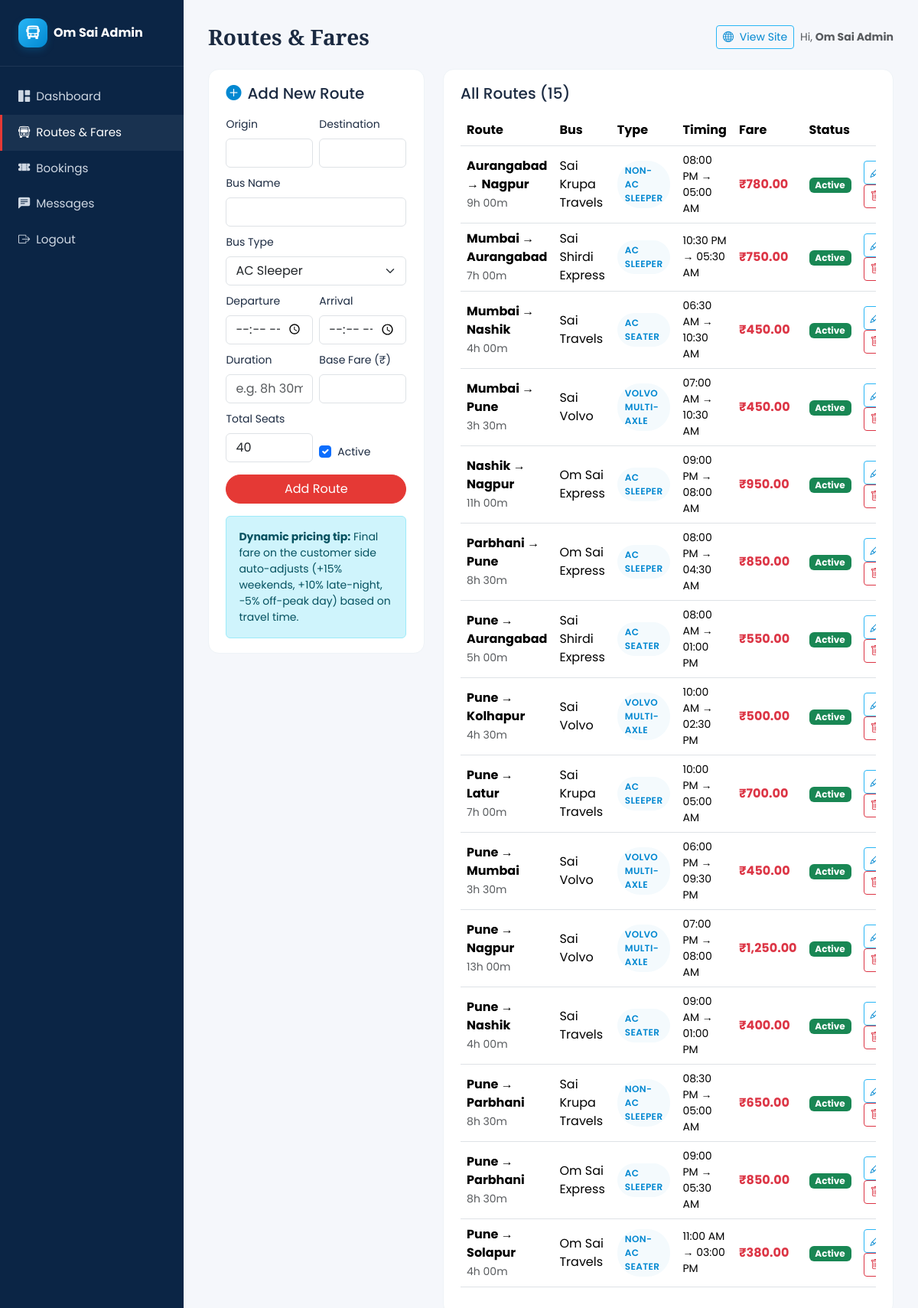
The page /admin/routes.php (signed in) on the database its author committed.
### tables this page shows
CREATE TABLE routes (
    id INT AUTO_INCREMENT PRIMARY KEY,
    origin VARCHAR(80) NOT NULL,
    destination VARCHAR(80) NOT NULL,
    bus_name VARCHAR(120) NOT NULL,
    bus_type ENUM('AC Sleeper','Non-AC Sleeper','AC Seater','Non-AC Seater','Volvo Multi-Axle') NOT NULL,
    departure_time TIME NOT NULL,
    arrival_time TIME NOT NULL,
    duration VARCHAR(20) NOT NULL,
    fare DECIMAL(10,2) NOT NULL,
    total_seats INT NOT NULL DEFAULT 40,
    active TINYINT(1) NOT NULL DEFAULT 1,
    created_at TIMESTAMP DEFAULT CURRENT_TIMESTAMP
);

### includes/functions.php (called while the page is built, shortened)
<?php
function e($v) {
    return htmlspecialchars($v ?? '', ENT_QUOTES, 'UTF-8');
}
function rupees($v) {
    return '₹' . number_format((float)$v, 2);
}
function fmt_time($t) {
    return date('h:i A', strtotime($t));
}

### admin/routes.php (the view, shortened to what this page needs)
<?php
require_once __DIR__ . '/../includes/db.php';
require_once __DIR__ . '/../includes/functions.php';
$page_title = 'Routes & Fares';
$editing = null;
$routes = $pdo->query("SELECT * FROM routes ORDER BY origin, destination, departure_time")->fetchAll();
include __DIR__ . '/_header.php';
?>
<div class="row g-4">
  <div class="col-xl-4">
    <div class="bus-card">
      <h5 class="mb-3"><i class="bi bi-<?= $editing?'pencil-square':'plus-circle-fill' ?> text-primary me-2"></i><?= $editing?'Edit Route':'Add New Route' ?></h5>
      <form method="post" class="row g-2">
        <div class="col-6"><label class="form-label small">Origin</label>
          <input name="origin" class="form-control" required value="<?= e($editing['origin'] ?? '') ?>"></div>
        <div class="col-6"><label class="form-label small">Destination</label>
          <input name="destination" class="form-control" required value="<?= e($editing['destination'] ?? '') ?>"></div>
        <div class="col-12"><label class="form-label small">Bus Name</label>
          <input name="bus_name" class="form-control" required value="<?= e($editing['bus_name'] ?? '') ?>"></div>
        <div class="col-12"><label class="form-label small">Bus Type</label>
          <select name="bus_type" class="form-select" required>
            <?php foreach (['AC Sleeper','Non-AC Sleeper','AC Seater','Non-AC Seater','Volvo Multi-Axle'] as $t): ?>
              <option <?= ($editing['bus_type'] ?? '')===$t?'selected':'' ?>><?= $t ?></option>
            <?php endforeach; ?>
          </select></div>
        <div class="col-6"><label class="form-label small">Departure</label>
          <input type="time" name="departure_time" class="form-control" required value="<?= e($editing['departure_time'] ?? '') ?>"></div>
        <div class="col-6"><label class="form-label small">Arrival</label>
          <input type="time" name="arrival_time" class="form-control" required value="<?= e($editing['arrival_time'] ?? '') ?>"></div>
        <div class="col-6"><label class="form-label small">Duration</label>
          <input name="duration" class="form-control" placeholder="e.g. 8h 30m" required value="<?= e($editing['duration'] ?? '') ?>"></div>
        <div class="col-6"><label class="form-label small">Base Fare (₹)</label>
          <input type="number" step="0.01" name="fare" class="form-control" required value="<?= e($editing['fare'] ?? '') ?>"></div>
        <div class="col-6"><label class="form-label small">Total Seats</label>
          <input type="number" name="total_seats" class="form-control" required value="<?= e($editing['total_seats'] ?? 40) ?>"></div>
        <div class="col-6 d-flex align-items-end">
          <div class="form-check">
            <input type="checkbox" name="active" id="active" class="form-check-input" <?= (!$editing || $editing['active'])?'checked':'' ?>>
            <label for="active" class="form-check-label small">Active</label>
          </div>
        </div>
        <div class="col-12 d-grid mt-3">
          <button class="btn btn-danger rounded-pill"><?= $editing?'Update Route':'Add Route' ?></button>
        </div>
      </form>
      <div class="alert alert-info small mt-3 mb-0">
        <strong>Dynamic pricing tip:</strong> Final fare on the customer side auto-adjusts (+15% weekends, +10% late-night, −5% off-peak day) based on travel time.
      </div>
    </div>
  </div>
  <div class="col-xl-8">
    <div class="bus-card">
      <h5 class="mb-3">All Routes (<?= count($routes) ?>)</h5>
      <div class="table-responsive">
        <table class="table table-hover align-middle">
          <thead><tr><th>Route</th><th>Bus</th><th>Type</th><th>Timing</th><th>Fare</th><th>Status</th><th></th></tr></thead>
          <tbody>
            <?php foreach ($routes as $r): ?>
              <tr>
                <td><strong><?= e($r['origin']) ?> &rarr; <?= e($r['destination']) ?></strong><br><small class="text-muted"><?= e($r['duration']) ?></small></td>
                <td><?= e($r['bus_name']) ?></td>
                <td><span class="bus-type"><?= e($r['bus_type']) ?></span></td>
                <td class="small"><?= fmt_time($r['departure_time']) ?> &rarr; <?= fmt_time($r['arrival_time']) ?></td>
                <td><strong class="text-danger"><?= rupees($r['fare']) ?></strong></td>
                <td><span class="badge <?= $r['active']?'bg-success':'bg-secondary' ?>"><?= $r['active']?'Active':'Inactive' ?></span></td>
                <td class="text-end">
                  <a class="btn btn-sm btn-outline-primary" href="routes.php?action=edit&id=<?= (int)$r['id'] ?>"><i class="bi bi-pencil"></i></a>
                  <a class="btn btn-sm btn-outline-danger" href="routes.php?action=delete&id=<?= (int)$r['id'] ?>" onclick="return confirm('Delete this route? Existing bookings will also be removed.')"><i class="bi bi-trash"></i></a>
                </td>
              </tr>
            <?php endforeach; ?>
          </tbody>
        </table>
      </div>
    </div>
  </div>
</div>
<?php include __DIR__ . '/_footer.php'; ?>

### admin/_header.php (shortened to what this page needs)
<?php
require_once __DIR__ . '/../includes/functions.php';
$current_admin = basename($_SERVER['PHP_SELF']);
?>
<!DOCTYPE html>
<html lang="en"><head>
<link href="https://cdn.jsdelivr.net/npm/bootstrap@5.3.3/dist/css/bootstrap.min.css" rel="stylesheet">
<link href="https://cdn.jsdelivr.net/npm/bootstrap-icons@1.11.3/font/bootstrap-icons.min.css" rel="stylesheet">
<link href="../assets/css/style.css" rel="stylesheet">
</head>
<body>
<div class="admin-shell">
  <aside class="admin-side">
    <div class="brand d-flex align-items-center">
      <span class="brand-mark me-2"><i class="bi bi-bus-front-fill"></i></span>
      <span class="label fw-bold">Om Sai Admin</span>
    </div>
    <nav class="mt-3">
      <a href="dashboard.php" class="nav-item <?= $current_admin==='dashboard.php'?'active':'' ?>"><i class="bi bi-grid-1x2-fill me-2"></i><span class="label">Dashboard</span></a>
      <a href="routes.php"    class="nav-item <?= $current_admin==='routes.php'?'active':'' ?>"><i class="bi bi-bus-front me-2"></i><span class="label">Routes &amp; Fares</span></a>
      <a href="bookings.php"  class="nav-item <?= $current_admin==='bookings.php'?'active':'' ?>"><i class="bi bi-ticket-perforated-fill me-2"></i><span class="label">Bookings</span></a>
      <a href="messages.php"  class="nav-item <?= $current_admin==='messages.php'?'active':'' ?>"><i class="bi bi-chat-left-text-fill me-2"></i><span class="label">Messages</span></a>
      <a href="logout.php"    class="nav-item"><i class="bi bi-box-arrow-right me-2"></i><span class="label">Logout</span></a>
    </nav>
  </aside>
  <main class="admin-main">
    <div class="d-flex justify-content-between align-items-center mb-4">
      <h3 class="mb-0"><?= isset($page_title)?e($page_title):'' ?></h3>
      <div class="d-flex align-items-center">
        <a href="../index.php" target="_blank" class="btn btn-sm btn-outline-primary me-2"><i class="bi bi-globe me-1"></i> View Site</a>
        <span class="text-muted small">Hi, <strong><?= e($_SESSION['admin_name'] ?? 'Admin') ?></strong></span>
      </div>
    </div>

### admin/_footer.php (shortened to what this page needs)
  </main>
</div>
</body></html>

### assets/css/style.css (style rules this page uses)
:root { --primary: #29B6F6; --primary-dark: #0288D1; --accent: #E53935; --accent-dark: #B71C1C; --ink: #1B2A41; --muted: #6c7a89; --bg-soft: #F4FAFD; }
* { box-sizing: border-box; }
html, body { scroll-behavior: smooth; }
body { font-family: 'Poppins', system-ui, sans-serif; color: var(--ink); background: #fff; }
h1, h2, h3, h4, .display-1, .display-2, .display-3 { font-family: 'Playfair Display', serif; font-weight: 700; }
a { text-decoration: none; }
.brand-mark { width: 38px; height: 38px; border-radius: 12px; display: inline-flex; align-items: center; justify-content: center; background: linear-gradient(135deg, var(--primary), var(--primary-dark)); color: #fff; font-size: 1.1rem; box-shadow: 0 4px 10px rgba(2,136,209,.25); }
.btn-danger { background: var(--accent); border-color: var(--accent); }
.btn-outline-primary { color: var(--primary-dark); border-color: var(--primary); }
.bus-card { border: 1px solid #eef3f7; border-radius: 14px; padding: 1.2rem 1.4rem; background: #fff; transition: all .25s ease; margin-bottom: 1rem; }
.bus-card .bus-type { display: inline-block; font-size: .75rem; padding: 4px 10px; border-radius: 30px; background: var(--bg-soft); color: var(--primary-dark); font-weight: 600; text-transform: uppercase; letter-spacing: .4px; }
.admin-shell { display: flex; min-height: 100vh; background: #f5f7fb; }
.admin-side { width: 240px; background: #0B2545; color: #fff; padding: 1.5rem 0; flex-shrink: 0; }
.admin-side .brand { padding: 0 1.5rem 1.5rem; border-bottom: 1px solid rgba(255,255,255,.08); }
.admin-side .nav-item { display: block; color: #cfd8e3; padding: .75rem 1.5rem; font-size: .95rem; }
.admin-side .nav-item:hover, .admin-side .nav-item.active { background: rgba(255,255,255,.06); color: #fff; border-left: 3px solid var(--accent); padding-left: calc(1.5rem - 3px); }
.admin-main { flex: 1; padding: 2rem; }
.text-primary { color: var(--primary-dark) !important; }

### rows shown on the page
routes: origin "Aurangabad", destination "Nagpur", duration "9h 00m", bus_name "Sai Krupa Travels", bus_type "NON-AC SLEEPER", departure_time "08:00 PM", arrival_time "05:00 AM", fare "₹780.00", active "Active"
routes: origin "Mumbai", destination "Aurangabad", duration "7h 00m", bus_name "Sai Shirdi Express", bus_type "AC SLEEPER", departure_time "10:30 PM", arrival_time "05:30 AM", fare "₹750.00", active "Active"
routes: origin "Mumbai", destination "Nashik", duration "4h 00m", bus_name "Sai Travels", bus_type "AC SEATER", departure_time "06:30 AM", arrival_time "10:30 AM", fare "₹450.00", active "Active"
routes: origin "Mumbai", destination "Pune", duration "3h 30m", bus_name "Sai Volvo", bus_type "VOLVO MULTI-AXLE", departure_time "07:00 AM", arrival_time "10:30 AM", fare "₹450.00", active "Active"
routes: origin "Nashik", destination "Nagpur", duration "11h 00m", bus_name "Om Sai Express", bus_type "AC SLEEPER", departure_time "09:00 PM", arrival_time "08:00 AM", fare "₹950.00", active "Active"
routes: origin "Parbhani", destination "Pune", duration "8h 30m", bus_name "Om Sai Express", bus_type "AC SLEEPER", departure_time "08:00 PM", arrival_time "04:30 AM", fare "₹850.00", active "Active"
routes: origin "Pune", destination "Aurangabad", duration "5h 00m", bus_name "Sai Shirdi Express", bus_type "AC SEATER", departure_time "08:00 AM", arrival_time "01:00 PM", fare "₹550.00", active "Active"
routes: origin "Pune", destination "Kolhapur", duration "4h 30m", bus_name "Sai Volvo", bus_type "VOLVO MULTI-AXLE", departure_time "10:00 AM", arrival_time "02:30 PM", fare "₹500.00", active "Active"
routes: origin "Pune", destination "Latur", duration "7h 00m", bus_name "Sai Krupa Travels", bus_type "AC SLEEPER", departure_time "10:00 PM", arrival_time "05:00 AM", fare "₹700.00", active "Active"
routes: origin "Pune", destination "Mumbai", duration "3h 30m", bus_name "Sai Volvo", bus_type "VOLVO MULTI-AXLE", departure_time "06:00 PM", arrival_time "09:30 PM", fare "₹450.00", active "Active"
routes: origin "Pune", destination "Nagpur", duration "13h 00m", bus_name "Sai Volvo", bus_type "VOLVO MULTI-AXLE", departure_time "07:00 PM", arrival_time "08:00 AM", fare "₹1,250.00", active "Active"
routes: origin "Pune", destination "Nashik", duration "4h 00m", bus_name "Sai Travels", bus_type "AC SEATER", departure_time "09:00 AM", arrival_time "01:00 PM", fare "₹400.00", active "Active"
routes: origin "Pune", destination "Parbhani", duration "8h 30m", bus_name "Sai Krupa Travels", bus_type "NON-AC SLEEPER", departure_time "08:30 PM", arrival_time "05:00 AM", fare "₹650.00", active "Active"
routes: origin "Pune", destination "Parbhani", duration "8h 30m", bus_name "Om Sai Express", bus_type "AC SLEEPER", departure_time "09:00 PM", arrival_time "05:30 AM", fare "₹850.00", active "Active"
routes: origin "Pune", destination "Solapur", duration "4h 00m", bus_name "Om Sai Travels", bus_type "NON-AC SEATER", departure_time "11:00 AM", arrival_time "03:00 PM", fare "₹380.00", active "Active"

### other values the page prints
$page_title "Routes & Fares"
$_SESSION['admin_name'] "Om Sai Admin"
count($routes) "15"
form field bus_type "AC Sleeper"
